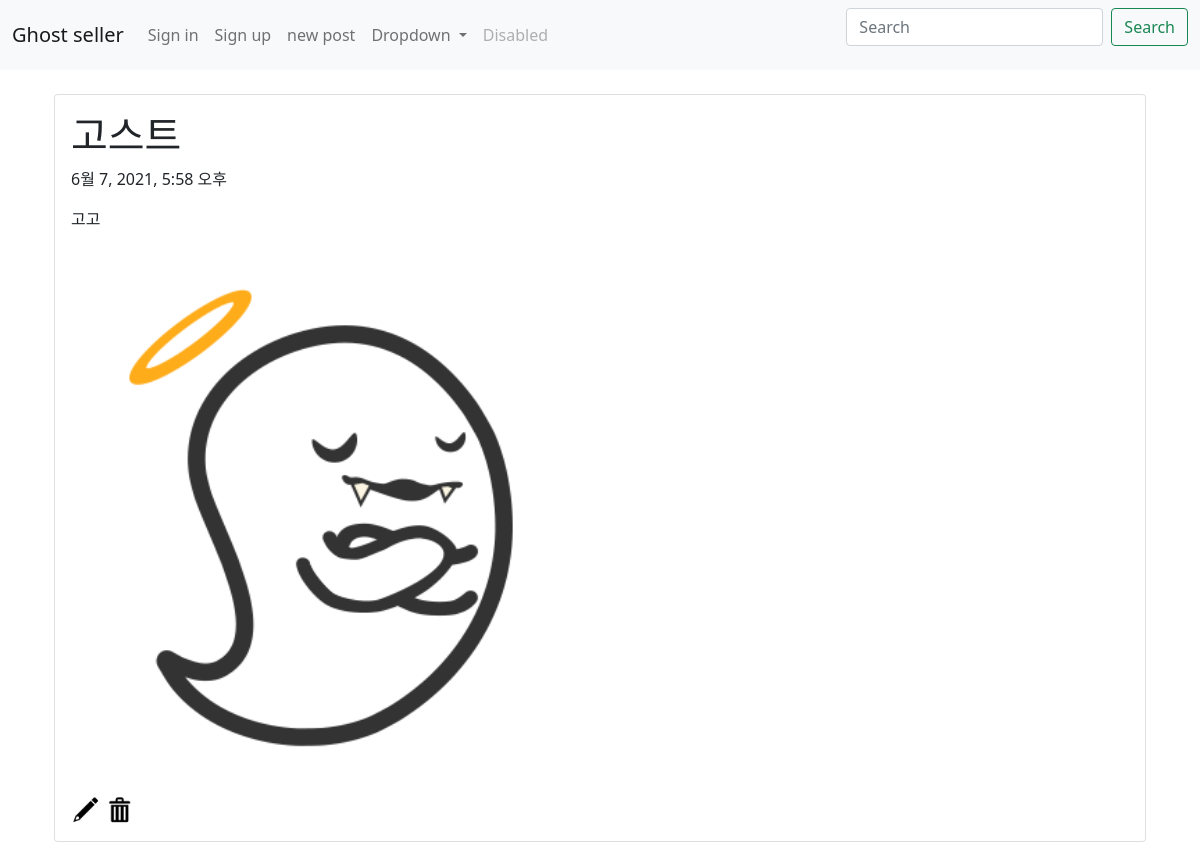
The page /first_app/detail/23/ on the database its author committed.
### first_app/models.py (models this page shows, shortened)
class Blog(models.Model):
    title = models.CharField(max_length=200)
    pub_date = models.DateTimeField('date published')
    body = models.TextField()
    images = models.ImageField(blank=True, upload_to="images", null=True)

### first_app/views.py (the view)
# urls.py: path('detail/<int:blog_id>/', views.detail, name='detail'),
def detail(request, blog_id):
    blog_detail = get_object_or_404(Blog, pk=blog_id)
    return render(request, 'detail.html', {'blog' : blog_detail})

### first_app/templates/detail.html
{% extends 'base.html' %}
{% block content %}
    <div class="container">
        <div class="card">
          <div class="card-body">
            <h1>{{ blog.title }}</h1>
            <p>{{ blog.pub_date }}</p>
            <p>{{ blog.body }}</p>
            <br>
            {% if blog.images %}
                <img src="{{ blog.images.url }}" width="500" height="500">
            {% endif %}
            <br>
            <br>
            <a href="{% url 'update' blog.id %}"><img src="/static/update.png" alt="수정" width="30"></a>
            <a href="{% url 'delete' blog.id %}"><img src="/static/delete.png" alt="삭제" width="30"></a>
          </div>
        </div>
      </div>
{% endblock %}

### rows shown on the page
Blog: title "고스트", pub_date "6월 7, 2021, 5:58 오후", body "고고", images (picture)
